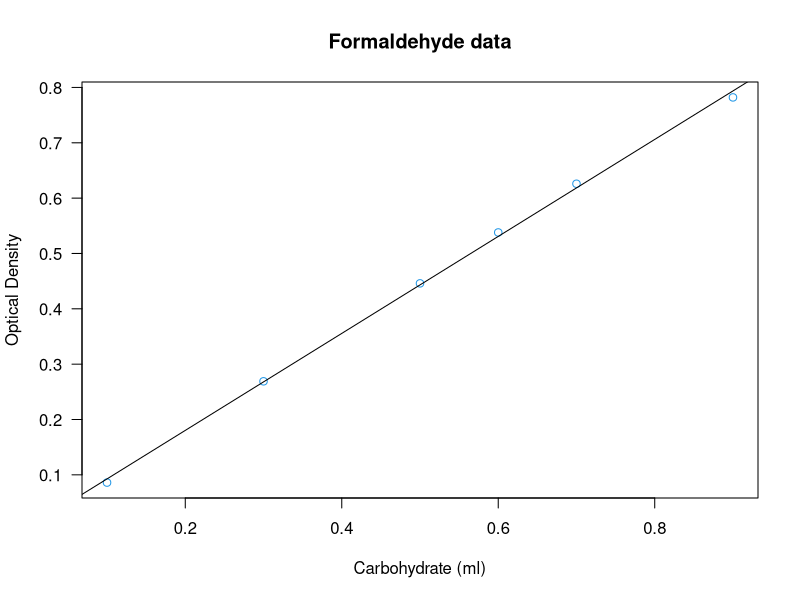
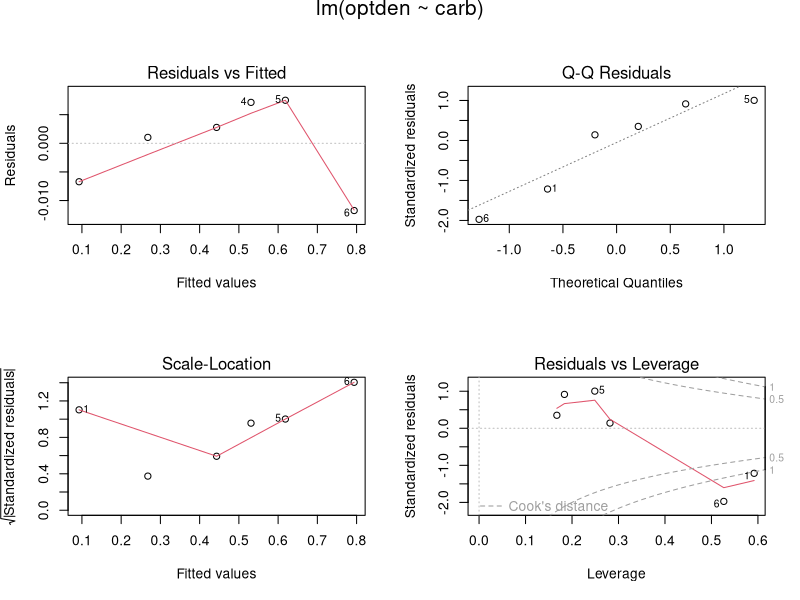

Reproduce these figures in R, in order.
## ---- chunk 1
knitr::opts_chunk$set(echo = TRUE)
## ---- chunk 2
library(MASS)
data()
Formaldehyde

#lets check out the documentation for this data
?Formaldehyde

#looks like it's a dataframe with two variables and six observations each. I don't really know much about the natural sciences, but it seems like there were six samples of different weights, and then two acids were put on the sameple and the "optical density" (the depth of the resulting purple color) was recorded

#now let's work through the example
require(stats); require(graphics)

#download and load packages. I think I already have these, but better safe than sorry.
install.packages(stats)
library(stats)
install.packages(graphics)
library(graphics)

#plot data
plot(optden ~ carb, data = Formaldehyde,
     xlab = "Carbohydrate (ml)", ylab = "Optical Density",
     main = "Formaldehyde data", col = 4, las = 1)

#add visual representation of linear model
abline(fm1 <- lm(optden ~ carb, data = Formaldehyde))

summary(fm1) #the weight of each sample has a strong positive relation to the resulting color

opar <- par(mfrow = c(2, 2), oma = c(0, 0, 1.1, 0)) #set parameters for graph
plot(fm1) #plot linear model
par(opar)
